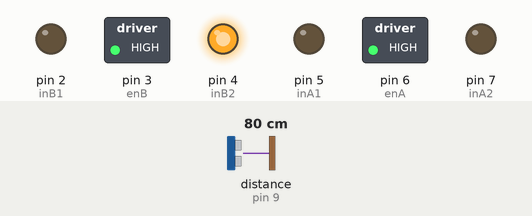
Bench run of a sketch on a simulated Arduino Uno, built with avr-gcc and run on an emulated ATmega328P. On the bench: switched loads named in the sketch (green lamp = pin HIGH), output pins drawn as LEDs (lit = HIGH). Wiring (inferred from the names in the program): ultrasonic range finder: trigger pin 8; echo pin 9. The test bench sets the inputs (shaded band); at power-on: distance to the obstacle (sensor on pin 9) 80 cm. The echo pulse lasts 58.3 µs per cm; pins used as bus, display or sensor lines are not drawn.

Above: at 1.2 s.
1.3 s: distance to the obstacle (sensor on pin 9) set to 64 cm
2.8 s: distance to the obstacle (sensor on pin 9) set to 55 cm
At 3.6 s:
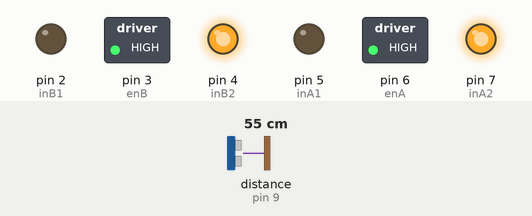
4.3 s: distance to the obstacle (sensor on pin 9) set to 21 cm
5.8 s: distance to the obstacle (sensor on pin 9) set to 17 cm
At 7.0 s:
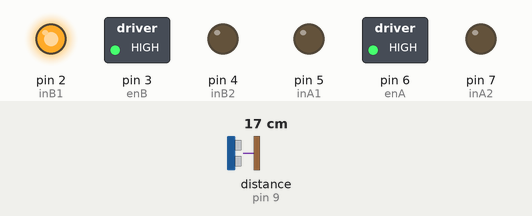
7.3 s: distance to the obstacle (sensor on pin 9) set to 35 cm
At 8.3 s:
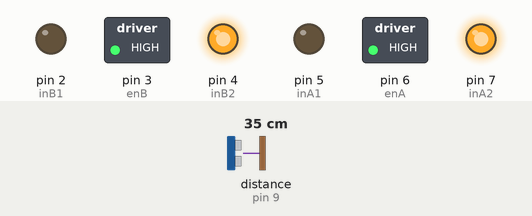
8.8 s: distance to the obstacle (sensor on pin 9) set to 2 cm
At 9.3 s:
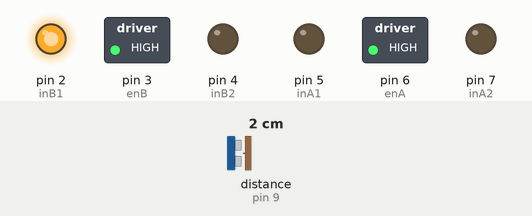
Timing chart, 0 to 11.3 s (numbered marks = the images above; inputs shaded):
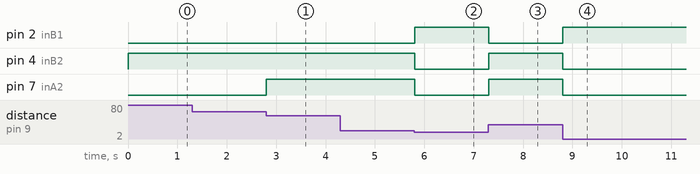

Measured:
- the behaviour switches between 60 and 59 cm on distance to the obstacle (sensor on pin 9) (found by bisection; images 0 and 1)
- the behaviour switches between 20 and 19 cm on distance to the obstacle (sensor on pin 9) (found by bisection; images 1 and 2)
- after the input at 1.3 s, every drawn part: stays the same
- after the input at 2.8 s, pin 7 (inA2): LOW → HIGH at once
- after the input at 4.3 s, every drawn part: stays the same
- after the input at 5.8 s, pin 2 (inB1): LOW → HIGH at once; pin 4 (inB2), pin 7 (inA2): HIGH → LOW at once
- after the input at 7.3 s, pin 2 (inB1): HIGH → LOW at once; pin 4 (inB2), pin 7 (inA2): LOW → HIGH at once
- after the input at 8.8 s, pin 2 (inB1): LOW → HIGH at once; pin 4 (inB2), pin 7 (inA2): HIGH → LOW at once

The sketch:

main.ino
```cpp
#define Trig 8

#define Echo 9

const int inA1 = 5;// IN2 pin 5
const int inA2 = 7;// IN1 pin 7
const int enA = 6;

const int inB1 = 2; // IN4 pin 2
const int inB2 = 4; // IN3 pin 4
const int enB = 3;

const int powerDC = 255;//мощность ШИМ
const int DelayUltrasonicSensor = 1000; // задержка измерения датчиком расстояния


void setup() {
// датчик ультразвуковой
    pinMode(Trig, OUTPUT); // выход
    pinMode(Echo, INPUT); // вход


    pinMode(inA1, OUTPUT);// выход на L298n передние колеса
    pinMode(inA2, OUTPUT);// выход на L298n передние колеса
    pinMode( enA , OUTPUT);// выход на L298n передние колеса

    pinMode(inB1, OUTPUT);// выход на L298n задние колеса
    pinMode(inB2, OUTPUT); // выход на L298n задние колеса
    pinMode( enB , OUTPUT);// выход на L298n задние колеса

    analogWrite(enB, powerDC);
    analogWrite(enA, powerDC);

}

unsigned int impulseTime = 0;
unsigned int distance_sm = 0;

void loop() {

    distance_sm = getDistance();

// если расстояние более 40 сантиметров просто еду вперед
    if (distance_sm >= 60)
    {
// delay(1000);
        stopTurn();
        forvardMove();
    } else {
        if (distance_sm >= 20)
        {
// delay(1000);
// если расстояние более 20 сантиметров но менее 40;
//пытаюсь объехать:
            turnLeft();
            forvardMove();

        } else {
// delay(1000);
// выключаю поворт...
            stopTurn();
// если расстояние менее 20 сантиметров полный назад

            bacwardMove();

        }
    }
}

//измеряем растояние датчиком ульразвука
int getDistance() {

    impulseTime = 0;
// включаю датчик
    digitalWrite(Trig, HIGH);
//ждем
    delayMicroseconds(DelayUltrasonicSensor);
//выключаю датчик
    digitalWrite(Trig, LOW);

// замеряем длину импульса
    impulseTime = pulseIn(Echo, HIGH);
// ответ возвращаю в сантиметрах
    return impulseTime / 58;
}

void forvardMove() {
    digitalWrite(inB1, LOW);
    digitalWrite(inB2, HIGH);
}

void bacwardMove() {
    digitalWrite(inB1, HIGH);
    digitalWrite(inB2, LOW);
}

void turnLeft() {
    digitalWrite(inA1, LOW);
    digitalWrite(inA2, HIGH);
}


void turnRight() {
    digitalWrite(inA1, LOW);
    digitalWrite(inA2, HIGH);
}

void stopTurn() {
    digitalWrite(inA1, LOW);
    digitalWrite(inA2, LOW);
}
```
